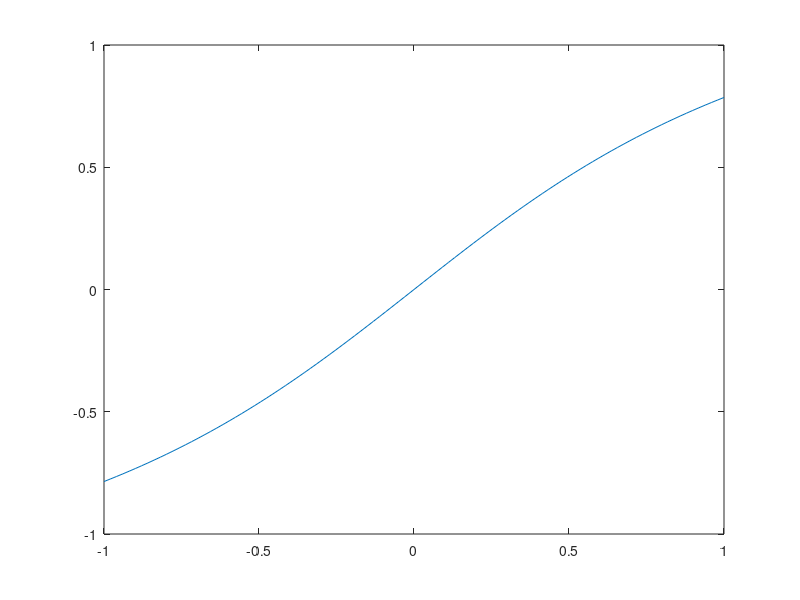

The MATLAB script that drew this image:
% Regression test function (black blox) for FreeMat v svn
% This function is autogenerated by helpgen.
function bbtest_success = bbtest_atan
  bbtest_success = 1;
NumErrors = 0;
try
  t = linspace(-1,1);

catch
  NumErrors = NumErrors + 1;
end
try
  plot(t,atan(t))

catch
  NumErrors = NumErrors + 1;
end
try
  mprint('atanplot');

catch
  NumErrors = NumErrors + 1;
end
if (NumErrors ~= 0) bbtest_success = 0; return; end
